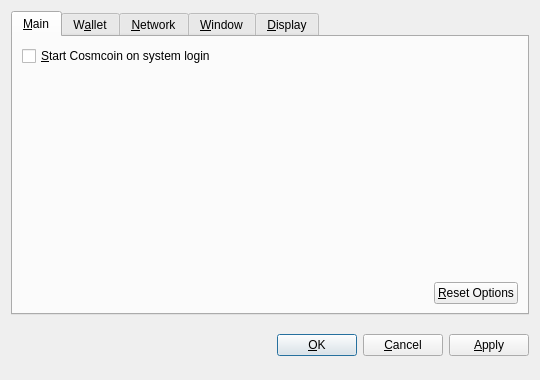
<?xml version="1.0" encoding="UTF-8"?>
<ui version="4.0">
 <class>OptionsDialog</class>
 <widget class="QDialog" name="OptionsDialog">
  <property name="geometry">
   <rect>
    <x>0</x>
    <y>0</y>
    <width>540</width>
    <height>380</height>
   </rect>
  </property>
  <property name="windowTitle">
   <string>Options</string>
  </property>
  <property name="modal">
   <bool>true</bool>
  </property>
  <layout class="QVBoxLayout" name="verticalLayout">
   <item>
    <widget class="QTabWidget" name="tabWidget">
     <property name="tabPosition">
      <enum>QTabWidget::North</enum>
     </property>
     <property name="currentIndex">
      <number>0</number>
     </property>
     <widget class="QWidget" name="tabMain">
      <attribute name="title">
       <string>&amp;Main</string>
      </attribute>
      <layout class="QVBoxLayout" name="verticalLayout_Main">
       <item>
        <widget class="QCheckBox" name="bitcoinAtStartup">
         <property name="toolTip">
          <string>Automatically start Cosmcoin after logging in to the system.</string>
         </property>
         <property name="text">
          <string>&amp;Start Cosmcoin on system login</string>
         </property>
        </widget>
       </item>
       <item>
        <spacer name="verticalSpacer_Main">
         <property name="orientation">
          <enum>Qt::Vertical</enum>
         </property>
         <property name="sizeHint" stdset="0">
          <size>
           <width>20</width>
           <height>40</height>
          </size>
         </property>
        </spacer>
       </item>
       <item>
        <layout class="QHBoxLayout" name="horizontalLayout_2_Main">
         <item>
          <spacer name="horizontalSpacer_2_Main">
           <property name="orientation">
            <enum>Qt::Horizontal</enum>
           </property>
           <property name="sizeHint" stdset="0">
            <size>
             <width>40</width>
             <height>20</height>
            </size>
           </property>
          </spacer>
         </item>
         <item>
          <widget class="QPushButton" name="resetButton">
           <property name="toolTip">
            <string>Reset all client options to default.</string>
           </property>
           <property name="text">
            <string>&amp;Reset Options</string>
           </property>
           <property name="autoDefault">
            <bool>false</bool>
           </property>
          </widget>
         </item>
        </layout>
       </item>
      </layout>
     </widget>
     <widget class="QWidget" name="tabWallet">
      <attribute name="title">
       <string>W&amp;allet</string>
      </attribute>
      <layout class="QVBoxLayout" name="verticalLayout_Network">
       <item>
        <widget class="QLabel" name="transactionFeeInfoLabel">
         <property name="text">
          <string>Optional transaction fee per kB that helps make sure your transactions are processed quickly. Most transactions are 1 kB.</string>
         </property>
         <property name="textFormat">
          <enum>Qt::PlainText</enum>
         </property>
         <property name="wordWrap">
          <bool>true</bool>
         </property>
        </widget>
       </item>
       <item>
        <layout class="QHBoxLayout" name="horizontalLayout_1_Main">
         <item>
          <widget class="QLabel" name="transactionFeeLabel">
           <property name="text">
            <string>Pay transaction &amp;fee</string>
           </property>
           <property name="textFormat">
            <enum>Qt::PlainText</enum>
           </property>
           <property name="buddy">
            <cstring>transactionFee</cstring>
           </property>
          </widget>
         </item>
         <item>
          <widget class="BitcoinAmountField" name="transactionFee"/>
         </item>
         <item>
          <spacer name="horizontalSpacer_1_Main">
           <property name="orientation">
            <enum>Qt::Horizontal</enum>
           </property>
           <property name="sizeHint" stdset="0">
            <size>
             <width>40</width>
             <height>20</height>
            </size>
           </property>
          </spacer>
         </item>
        </layout>
       </item>
       <item>
        <widget class="QLabel" name="label">
         <property name="text">
          <string>If you disable the spending of unconfirmed change, the change from a transaction cannot be used until that transaction has at least one confirmation. This also affects how your balance is computed.</string>
         </property>
         <property name="wordWrap">
          <bool>true</bool>
         </property>
        </widget>
       </item>
       <item>
        <widget class="QCheckBox" name="spendZeroConfChange">
         <property name="text">
          <string>Spend unconfirmed change  (experts only)</string>
         </property>
        </widget>
       </item>
       <item>
        <spacer name="verticalSpacer">
         <property name="orientation">
          <enum>Qt::Vertical</enum>
         </property>
         <property name="sizeHint" stdset="0">
          <size>
           <width>20</width>
           <height>40</height>
          </size>
         </property>
        </spacer>
       </item>
      </layout>
     </widget>
     <widget class="QWidget" name="tabNetwork">
      <attribute name="title">
       <string>&amp;Network</string>
      </attribute>
      <layout class="QVBoxLayout" name="verticalLayout_Network">
       <item>
        <widget class="QCheckBox" name="mapPortUpnp">
         <property name="toolTip">
          <string>Automatically open the Cosmcoin client port on the router. This only works when your router supports UPnP and it is enabled.</string>
         </property>
         <property name="text">
          <string>Map port using &amp;UPnP</string>
         </property>
        </widget>
       </item>
       <item>
        <widget class="QCheckBox" name="connectSocks">
         <property name="toolTip">
          <string>Connect to the Cosmcoin network through a SOCKS proxy (e.g. when connecting through Tor).</string>
         </property>
         <property name="text">
          <string>&amp;Connect through SOCKS proxy:</string>
         </property>
        </widget>
       </item>
       <item>
        <layout class="QHBoxLayout" name="horizontalLayout_Network">
         <item>
          <widget class="QLabel" name="proxyIpLabel">
           <property name="text">
            <string>Proxy &amp;IP:</string>
           </property>
           <property name="textFormat">
            <enum>Qt::PlainText</enum>
           </property>
           <property name="buddy">
            <cstring>proxyIp</cstring>
           </property>
          </widget>
         </item>
         <item>
          <widget class="QValidatedLineEdit" name="proxyIp">
           <property name="maximumSize">
            <size>
             <width>140</width>
             <height>16777215</height>
            </size>
           </property>
           <property name="toolTip">
            <string>IP address of the proxy (e.g. 127.0.0.1)</string>
           </property>
          </widget>
         </item>
         <item>
          <widget class="QLabel" name="proxyPortLabel">
           <property name="text">
            <string>&amp;Port:</string>
           </property>
           <property name="textFormat">
            <enum>Qt::PlainText</enum>
           </property>
           <property name="buddy">
            <cstring>proxyPort</cstring>
           </property>
          </widget>
         </item>
         <item>
          <widget class="QLineEdit" name="proxyPort">
           <property name="maximumSize">
            <size>
             <width>55</width>
             <height>16777215</height>
            </size>
           </property>
           <property name="toolTip">
            <string>Port of the proxy (e.g. 9050)</string>
           </property>
          </widget>
         </item>
         <item>
          <widget class="QLabel" name="socksVersionLabel">
           <property name="text">
            <string>SOCKS &amp;Version:</string>
           </property>
           <property name="textFormat">
            <enum>Qt::PlainText</enum>
           </property>
           <property name="buddy">
            <cstring>socksVersion</cstring>
           </property>
          </widget>
         </item>
         <item>
          <widget class="QValueComboBox" name="socksVersion">
           <property name="toolTip">
            <string>SOCKS version of the proxy (e.g. 5)</string>
           </property>
          </widget>
         </item>
         <item>
          <spacer name="horizontalSpacer_Network">
           <property name="orientation">
            <enum>Qt::Horizontal</enum>
           </property>
           <property name="sizeHint" stdset="0">
            <size>
             <width>40</width>
             <height>20</height>
            </size>
           </property>
          </spacer>
         </item>
        </layout>
       </item>
       <item>
        <spacer name="verticalSpacer_Network">
         <property name="orientation">
          <enum>Qt::Vertical</enum>
         </property>
         <property name="sizeHint" stdset="0">
          <size>
           <width>20</width>
           <height>40</height>
          </size>
         </property>
        </spacer>
       </item>
      </layout>
     </widget>
     <widget class="QWidget" name="tabWindow">
      <attribute name="title">
       <string>&amp;Window</string>
      </attribute>
      <layout class="QVBoxLayout" name="verticalLayout_Window">
       <item>
        <widget class="QCheckBox" name="minimizeToTray">
         <property name="toolTip">
          <string>Show only a tray icon after minimizing the window.</string>
         </property>
         <property name="text">
          <string>&amp;Minimize to the tray instead of the taskbar</string>
         </property>
        </widget>
       </item>
       <item>
        <widget class="QCheckBox" name="minimizeOnClose">
         <property name="toolTip">
          <string>Minimize instead of exit the application when the window is closed. When this option is enabled, the application will be closed only after selecting Quit in the menu.</string>
         </property>
         <property name="text">
          <string>M&amp;inimize on close</string>
         </property>
        </widget>
       </item>
       <item>
        <spacer name="verticalSpacer_Window">
         <property name="orientation">
          <enum>Qt::Vertical</enum>
         </property>
         <property name="sizeHint" stdset="0">
          <size>
           <width>20</width>
           <height>40</height>
          </size>
         </property>
        </spacer>
       </item>
      </layout>
     </widget>
     <widget class="QWidget" name="tabDisplay">
      <attribute name="title">
       <string>&amp;Display</string>
      </attribute>
      <layout class="QVBoxLayout" name="verticalLayout_Display">
       <item>
        <layout class="QHBoxLayout" name="horizontalLayout_1_Display">
         <item>
          <widget class="QLabel" name="langLabel">
           <property name="text">
            <string>User Interface &amp;language:</string>
           </property>
           <property name="textFormat">
            <enum>Qt::PlainText</enum>
           </property>
           <property name="buddy">
            <cstring>lang</cstring>
           </property>
          </widget>
         </item>
         <item>
          <widget class="QValueComboBox" name="lang">
           <property name="toolTip">
            <string>The user interface language can be set here. This setting will take effect after restarting Cosmcoin.</string>
           </property>
          </widget>
         </item>
        </layout>
       </item>
       <item>
        <layout class="QHBoxLayout" name="horizontalLayout_2_Display">
         <item>
          <widget class="QLabel" name="unitLabel">
           <property name="text">
            <string>&amp;Unit to show amounts in:</string>
           </property>
           <property name="textFormat">
            <enum>Qt::PlainText</enum>
           </property>
           <property name="buddy">
            <cstring>unit</cstring>
           </property>
          </widget>
         </item>
         <item>
          <widget class="QValueComboBox" name="unit">
           <property name="toolTip">
            <string>Choose the default subdivision unit to show in the interface and when sending coins.</string>
           </property>
          </widget>
         </item>
        </layout>
       </item>
       <item>
        <widget class="QCheckBox" name="displayAddresses">
         <property name="toolTip">
          <string>Whether to show Cosmcoin addresses in the transaction list or not.</string>
         </property>
         <property name="text">
          <string>&amp;Display addresses in transaction list</string>
         </property>
        </widget>
       </item>
       <item>
        <widget class="QCheckBox" name="coinControlFeatures">
         <property name="toolTip">
          <string>Whether to show coin control features or not.</string>
         </property>
         <property name="text">
          <string>Display coin &amp;control features (experts only!)</string>
         </property>
        </widget>
       </item>
       <item>
        <spacer name="verticalSpacer_Display">
         <property name="orientation">
          <enum>Qt::Vertical</enum>
         </property>
         <property name="sizeHint" stdset="0">
          <size>
           <width>20</width>
           <height>40</height>
          </size>
         </property>
        </spacer>
       </item>
      </layout>
     </widget>
    </widget>
   </item>
   <item>
    <layout class="QHBoxLayout" name="horizontalLayout_Buttons">
     <item>
      <spacer name="horizontalSpacer_1">
       <property name="orientation">
        <enum>Qt::Horizontal</enum>
       </property>
       <property name="sizeHint" stdset="0">
        <size>
         <width>40</width>
         <height>48</height>
        </size>
       </property>
      </spacer>
     </item>
     <item>
      <widget class="QLabel" name="statusLabel">
       <property name="font">
        <font>
         <weight>75</weight>
         <bold>true</bold>
        </font>
       </property>
       <property name="text">
        <string/>
       </property>
       <property name="textFormat">
        <enum>Qt::PlainText</enum>
       </property>
       <property name="wordWrap">
        <bool>true</bool>
       </property>
      </widget>
     </item>
     <item>
      <spacer name="horizontalSpacer_2">
       <property name="orientation">
        <enum>Qt::Horizontal</enum>
       </property>
       <property name="sizeHint" stdset="0">
        <size>
         <width>40</width>
         <height>48</height>
        </size>
       </property>
      </spacer>
     </item>
     <item>
      <widget class="QPushButton" name="okButton">
       <property name="text">
        <string>&amp;OK</string>
       </property>
      </widget>
     </item>
     <item>
      <widget class="QPushButton" name="cancelButton">
       <property name="text">
        <string>&amp;Cancel</string>
       </property>
       <property name="autoDefault">
        <bool>false</bool>
       </property>
      </widget>
     </item>
     <item>
      <widget class="QPushButton" name="applyButton">
       <property name="text">
        <string>&amp;Apply</string>
       </property>
       <property name="autoDefault">
        <bool>false</bool>
       </property>
      </widget>
     </item>
    </layout>
   </item>
  </layout>
 </widget>
 <customwidgets>
  <customwidget>
   <class>BitcoinAmountField</class>
   <extends>QSpinBox</extends>
   <header>bitcoinamountfield.h</header>
  </customwidget>
  <customwidget>
   <class>QValueComboBox</class>
   <extends>QComboBox</extends>
   <header>qvaluecombobox.h</header>
  </customwidget>
  <customwidget>
   <class>QValidatedLineEdit</class>
   <extends>QLineEdit</extends>
   <header>qvalidatedlineedit.h</header>
  </customwidget>
 </customwidgets>
 <resources/>
 <connections/>
</ui>
